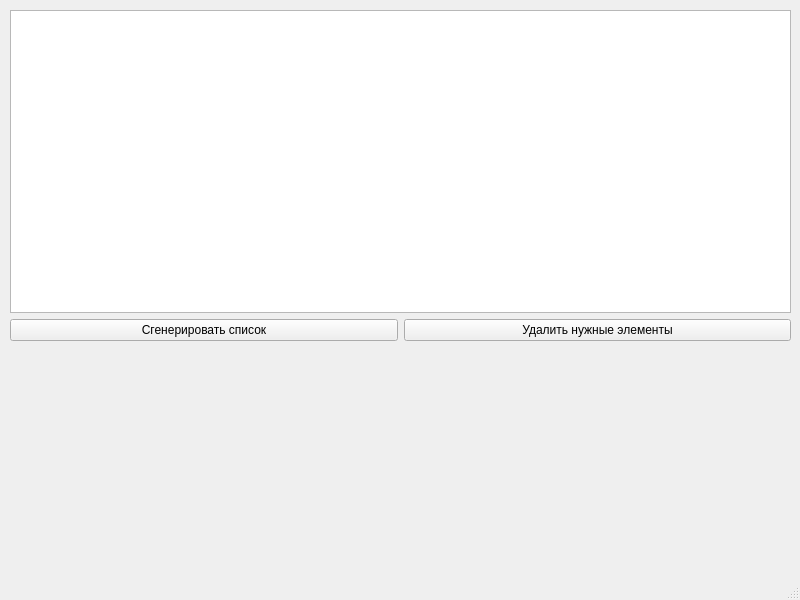
<?xml version="1.0" encoding="UTF-8"?>
<ui version="4.0">
 <class>MainWindow</class>
 <widget class="QMainWindow" name="MainWindow">
  <property name="geometry">
   <rect>
    <x>0</x>
    <y>0</y>
    <width>800</width>
    <height>600</height>
   </rect>
  </property>
  <property name="windowTitle">
   <string>MainWindow</string>
  </property>
  <widget class="QWidget" name="centralwidget">
   <widget class="QWidget" name="verticalLayoutWidget">
    <property name="geometry">
     <rect>
      <x>10</x>
      <y>10</y>
      <width>781</width>
      <height>331</height>
     </rect>
    </property>
    <layout class="QVBoxLayout" name="verticalLayout">
     <item>
      <widget class="QTextEdit" name="textEdit">
       <property name="readOnly">
        <bool>true</bool>
       </property>
       <property name="html">
        <string>&lt;!DOCTYPE HTML PUBLIC &quot;-//W3C//DTD HTML 4.0//EN&quot; &quot;http://www.w3.org/TR/REC-html40/strict.dtd&quot;&gt;
&lt;html&gt;&lt;head&gt;&lt;meta name=&quot;qrichtext&quot; content=&quot;1&quot; /&gt;&lt;meta charset=&quot;utf-8&quot; /&gt;&lt;style type=&quot;text/css&quot;&gt;
p, li { white-space: pre-wrap; }
&lt;/style&gt;&lt;/head&gt;&lt;body style=&quot; font-family:'Segoe UI'; font-size:9pt; font-weight:400; font-style:normal;&quot;&gt;
&lt;p align=&quot;center&quot; style=&quot;-qt-paragraph-type:empty; margin-top:0px; margin-bottom:0px; margin-left:0px; margin-right:0px; -qt-block-indent:0; text-indent:0px;&quot;&gt;&lt;br /&gt;&lt;/p&gt;&lt;/body&gt;&lt;/html&gt;</string>
       </property>
      </widget>
     </item>
     <item>
      <layout class="QHBoxLayout" name="horizontalLayout">
       <item>
        <widget class="QPushButton" name="GeneratePushButton">
         <property name="text">
          <string>Сгенерировать список</string>
         </property>
        </widget>
       </item>
       <item>
        <widget class="QPushButton" name="DeletePushButton">
         <property name="text">
          <string>Удалить нужные элементы</string>
         </property>
        </widget>
       </item>
      </layout>
     </item>
    </layout>
   </widget>
  </widget>
  <widget class="QMenuBar" name="menubar">
   <property name="geometry">
    <rect>
     <x>0</x>
     <y>0</y>
     <width>800</width>
     <height>17</height>
    </rect>
   </property>
  </widget>
  <widget class="QStatusBar" name="statusbar"/>
 </widget>
 <resources/>
 <connections/>
</ui>
